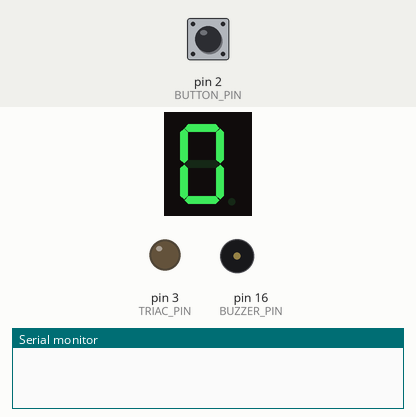
Bench run of a sketch on a simulated Arduino Uno, built with avr-gcc and run on an emulated ATmega328P. On the bench: 1-digit seven-segment display, output pins drawn as LEDs (lit = HIGH), buzzer (waves = sounding), the last lines printed to the serial monitor. Wiring (inferred from the names in the program): 1-digit 7-segment display, segments lit when LOW: segments pin 5, pin 6, pin 7, pin 8, pin 9, pin 10, pin 11. The test bench sets the inputs (shaded band); at power-on: pin 2 (BUTTON_PIN) HIGH. The segment pins are drawn as the display they are named for; pins used as bus, display or sensor lines are not drawn.

Above: at 1.2 s.
1.3 s: pin 2 (BUTTON_PIN) pulled LOW for 3.2 s
At 5.3 s:
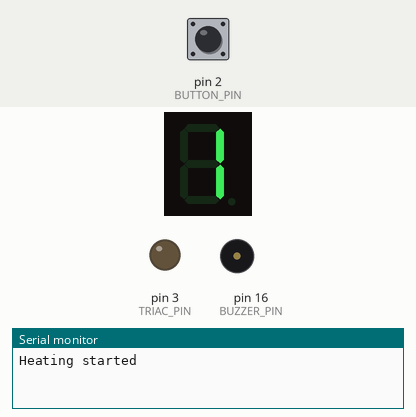
6.0 s: pin 2 (BUTTON_PIN) pulled LOW for 0.15 s
At 7.2 s:
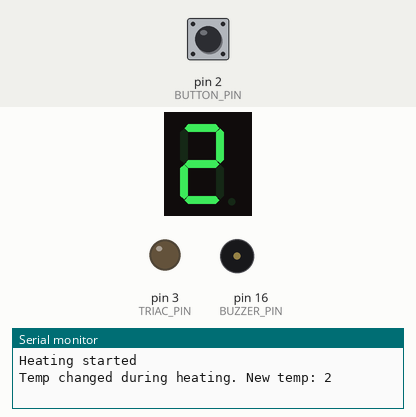
7.6 s: pin 2 (BUTTON_PIN) pulled LOW for 0.15 s
At 8.4 s:
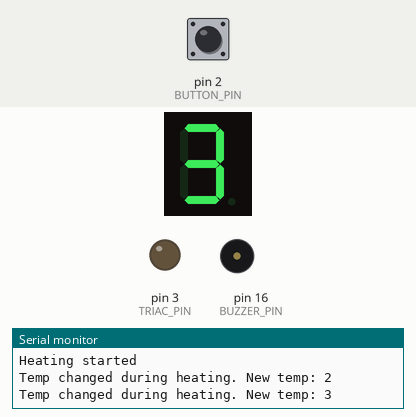
Timing chart, 0 to 36.2 s (numbered marks = the images above; inputs shaded):
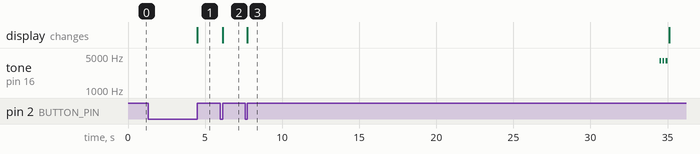

Measured:
- after the input at 1.3 s, the display: changes after 3.2 s (image 1)
- after the input at 6.0 s, the display: changes after 0.15 s (image 2)
- after the input at 7.6 s, the display: changes after 0.15 s (image 3)

The sketch:

HeatingController.ino
```cpp
//ECSE 471 Lab 13 Heating Control: T.Cowles
#include <Arduino.h>

#define BUTTON_PIN     2
#define TRIAC_PIN      3
#define ZERO_CROSS_PIN 4
#define BUZZER_PIN 16


// 7-Segment GPIO pins (A–G)
const uint8_t segmentPins[7] = {5, 6, 7, 8, 9, 10, 11};

// Segment encoding for 0–9 (common annode: PIN HIGH = OFF)
const uint8_t segmentMap[10][7] = {
  {1,1,1,1,1,1,0},  // 0
  {0,1,1,0,0,0,0},  // 1
  {1,1,0,1,1,0,1},  // 2
  {1,1,1,1,0,0,1},  // 3
  {0,1,1,0,0,1,1},  // 4
  {1,0,1,1,0,1,1},  // 5
  {1,0,1,1,1,1,1},  // 6
  {1,1,1,0,0,0,0},  // 7
  {1,1,1,1,1,1,1},  // 8
  {1,1,1,1,0,1,1}   // 9
};

#define LONG_PRESS_DURATION 1000     // ms
#define DISPLAY_TIME        1000     // ms
#define HEATING_TIMEOUT     30000    // ms

enum State { IDLE, SET_TEMP, HEATING };
State state = IDLE;

volatile bool zeroCross = false;

int temp = 1;
unsigned long lastPressTime = 0;
unsigned long displayStartTime = 0;
unsigned long heatingStartTime = 0;

bool buttonPressed = false;

// Duty cycles for temp settings 1–9 (%)
uint8_t dutyCycle[10] = {0, 15, 20, 30, 40, 50, 60, 70, 80, 90};

void showTemp(int t) {
  if (t < 0 || t > 9) return;
  for (int i = 0; i < 7; i++) {
        // Common anode: LOW = ON, HIGH = OFF
    digitalWrite(segmentPins[i], segmentMap[t][i] ? LOW : HIGH);
  }
}

void clearDisplay() {
  for (int i = 0; i < 7; i++) {
    digitalWrite(segmentPins[i], HIGH);
  }
}


void fireTriac() {
  digitalWrite(TRIAC_PIN, HIGH);
  delayMicroseconds(10);
  digitalWrite(TRIAC_PIN, LOW);
}

void onZeroCross() {
  zeroCross = true;
  Serial.println("zerocross");
}

void setup() {
  Serial.begin(115200);

  pinMode(BUTTON_PIN, INPUT_PULLUP);
  pinMode(TRIAC_PIN, OUTPUT);
  pinMode(ZERO_CROSS_PIN, INPUT);

  pinMode(BUZZER_PIN, OUTPUT);
  digitalWrite(BUZZER_PIN, LOW);


  for (int i = 0; i < 7; i++) {
    pinMode(segmentPins[i], OUTPUT);
    digitalWrite(segmentPins[i], LOW);
  }

  attachInterrupt(digitalPinToInterrupt(ZERO_CROSS_PIN), onZeroCross, RISING);
  digitalWrite(TRIAC_PIN, LOW);

  showTemp(0);
}

void beepBuzzer(int times, int duration = 100, int pause = 100) {
  for (int i = 0; i < times; i++) {
    tone(BUZZER_PIN, 4000);
    delay(duration);
    noTone(BUZZER_PIN);
    delay(pause);
  }
}


void loop() {
  static bool lastButtonState = HIGH;
  bool currentButtonState = digitalRead(BUTTON_PIN);

  // Button press detection
  if (lastButtonState == HIGH && currentButtonState == LOW) {
    lastPressTime = millis();
    buttonPressed = true;
  }

  // Button release detection
  if (lastButtonState == LOW && currentButtonState == HIGH) {
    unsigned long pressDuration = millis() - lastPressTime;
    buttonPressed = false;

    if (pressDuration < LONG_PRESS_DURATION) {
      // Short press: Change temp even during heating
      temp++;
      if (temp > 9) temp = 1;

      displayStartTime = millis();
      showTemp(temp);

      // If we’re not heating, show it briefly
      if (state != HEATING) {
        state = SET_TEMP;
      } else {
        // If we ARE heating, just apply new setting
        Serial.print("Temp changed during heating. New temp: ");
        Serial.println(temp);
      }

    } else {
      // Long press: toggle heating
      if (state == HEATING) {
        Serial.println("Heating cancelled");
        state = IDLE;
        showTemp(0);
      } else {
        Serial.println("Heating started");
        state = HEATING;
        heatingStartTime = millis();
        showTemp(temp);
      }
    }
  }

  lastButtonState = currentButtonState;

  // Handle zero-cross interrupt for TRIAC
  if (zeroCross && state == HEATING) {
    zeroCross = false;
    int delayMicro = map(100 - dutyCycle[temp], 0, 100, 1000, 9000);  // Adjust for your power
    delayMicroseconds(delayMicro);
    fireTriac();
  }

  // Auto-clear display if in SET_TEMP mode
  if (state == SET_TEMP && millis() - displayStartTime > DISPLAY_TIME) {
    showTemp(0);
    state = IDLE;
  }

  // Heating timeout
  if (state == HEATING && millis() - heatingStartTime > HEATING_TIMEOUT) {
    Serial.println("Heating timed out");
    beepBuzzer(3);
    state = IDLE;
    showTemp(0);
  }
}
```
